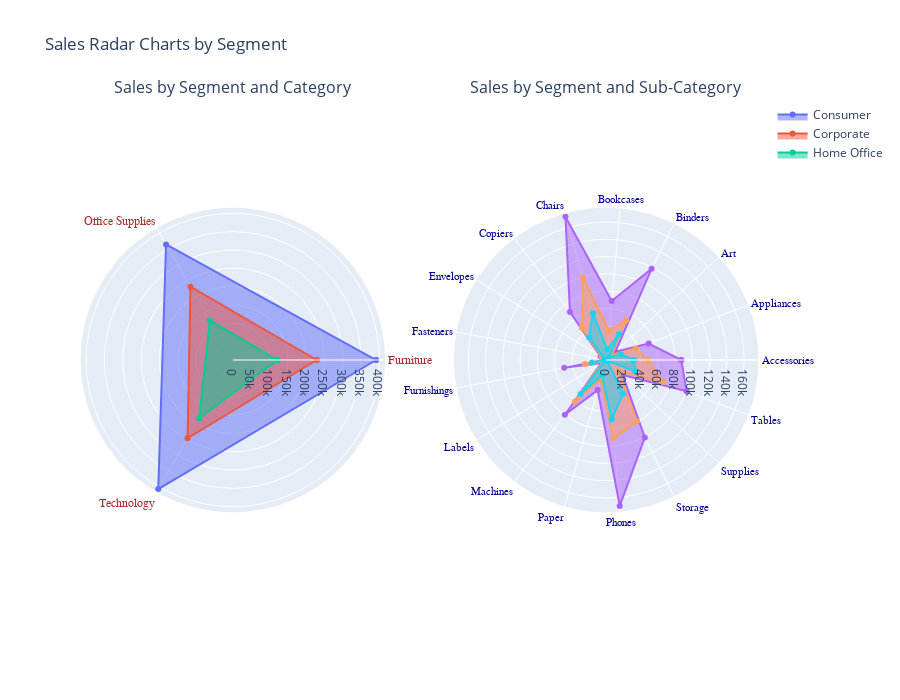

Notebook code for this chart:
### Markdown cell above
### 📈 Insights from Sales Radar Charts

#### 🕹️ Left Chart: Sales by Segment and Category
- The **Consumer segment in the Technology category** stands out as the **strongest sales driver**, much like the engine in a train pulling the rest of the business forward.
- The **Corporate segment** follows, with the **Home Office** segment trailing behind.
- Across **all segments**, **Technology** consistently generates the **highest sales**, showing it's the go-to category regardless of customer type.
- Interestingly, **Furniture** yields the **lowest sales** for both Corporate and Home Office customers — like an overlooked aisle in a big store.
- For **Consumers**, however, **Office Supplies** bring in the lowest sales, suggesting it's not their shopping priority.

#### 🔍 Right Chart: Sales by Segment and Sub-Category
- **Phones** and **Chairs** clearly emerge as the **top-performing sub-categories** across all segments — think of them as the "bestsellers" in the retail catalog.
- The overall pattern of sales across sub-categories appears **remarkably consistent** among all customer segments — like three different shoppers walking through the same store and picking almost identical items.

### Code cell
# Prepare subplot layout with two polar charts side by side
fig = make_subplots(rows=1, cols=2,
                    specs=[[{'type': 'polar'}, {'type': 'polar'}]],
                    subplot_titles=[
                        "Sales by Segment and Category",
                        "Sales by Segment and Sub-Category"
                    ])

# ---------- First chart: Segment vs Category ----------
agg1 = df.groupby(['Segment', 'Category'])['Sales'].sum().reset_index()
segments1 = agg1['Segment'].unique()
categories1 = agg1['Category'].unique()

for seg in segments1:
    r_values = []
    for cat in categories1:
        val = agg1[(agg1['Segment'] == seg) & (agg1['Category'] == cat)]['Sales']
        r_values.append(val.values[0] if not val.empty else 0)

    fig.add_trace(go.Scatterpolar(
        r=r_values + [r_values[0]],
        theta=list(categories1) + [categories1[0]],
        fill='toself',
        name=seg,
        subplot='polar'
    ), row=1, col=1)

# ---------- Second chart: Segment vs Sub-Category ----------
agg2 = df.groupby(['Segment', 'Sub-Category'])['Sales'].sum().reset_index()
segments2 = agg2['Segment'].unique()
categories2 = agg2['Sub-Category'].unique()

for seg in segments2:
    r_values = []
    for cat in categories2:
        val = agg2[(agg2['Segment'] == seg) & (agg2['Sub-Category'] == cat)]['Sales']
        r_values.append(val.values[0] if not val.empty else 0)
    fig.add_trace(go.Scatterpolar(
        r=r_values + [r_values[0]],
        theta=list(categories2) + [categories2[0]],
        fill='toself',
        name=seg,
        showlegend=False,  # Legend already shown in first plot
        subplot='polar2'
    ), row=1, col=2)

# Update layout
fig.update_layout(
    height=700,
    title_text="Sales Radar Charts by Segment",
    showlegend=True,
    polar=dict(
        radialaxis=dict(visible=True),
        angularaxis=dict(tickfont=dict(size=12,color='brown', family='Comic')) 
    ),
    polar2=dict(
        radialaxis=dict(visible=True),
        angularaxis=dict(tickfont=dict(size=11,color='darkblue', family='Verdana'))  
    )
)

fig.show()

### Figure 1 — Plotly figure (JSON) as saved in the notebook; plotly's stock layout.template omitted (floating-point values rounded to 4 significant figures)
{"data": [{"fill": "toself", "name": "Consumer", "r": [391000.0, 364000.0, 406400.0, 391000.0], "subplot": "polar", "theta": ["Furniture", "Office Supplies", "Technology", "Furniture"], "type": "scatterpolar"}, {"fill": "toself", "name": "Corporate", "r": [229000.0, 230700.0, 246500.0, 229000.0], "subplot": "polar", "theta": ["Furniture", "Office Supplies", "Technology", "Furniture"], "type": "scatterpolar"}, {"fill": "toself", "name": "Home Office", "r": [121900.0, 124400.0, 183300.0, 121900.0], "subplot": "polar", "theta": ["Furniture", "Office Supplies", "Technology", "Furniture"], "type": "scatterpolar"}, {"fill": "toself", "name": "Consumer", "r": [87110.0, 52820.0, 14250.0, 118200.0, 68630.0, 172900.0, 69820.0, 7771.0, 1681.0, 49620.0, 6709.0, 79540.0, 36320.0, 169900.0, 100500.0, 25740.0, 99930.0, 87110.0], "showlegend": false, "subplot": "polar2", "theta": ["Accessories", "Appliances", "Art", "Binders", "Bookcases", "Chairs", "Copiers", "Envelopes", "Fasteners", "Furnishings", "Labels", "Machines", "Paper", "Phones", "Storage", "Supplies", "Tables", "Accessories"], "type": "scatterpolar"}, {"fill": "toself", "name": "Corporate", "r": [48190.0, 36590.0, 8590.0, 51560.0, 34010.0, 99140.0, 46830.0, 5943.0, 783.3, 25000.0, 4102.0, 60280.0, 23880.0, 91150.0, 79790.0, 19440.0, 70870.0, 48190.0], "showlegend": false, "subplot": "polar2", "theta": ["Accessories", "Appliances", "Art", "Binders", "Bookcases", "Chairs", "Copiers", "Envelopes", "Fasteners", "Furnishings", "Labels", "Machines", "Paper", "Phones", "Storage", "Supplies", "Tables", "Accessories"], "type": "scatterpolar"}, {"fill": "toself", "name": "Home Office", "r": [32080.0, 18120.0, 4276.0, 33690.0, 12240.0, 56450.0, 32880.0, 2763.0, 560.0, 17080.0, 1675.0, 49420.0, 18270.0, 68920.0, 43560.0, 1497.0, 36160.0, 32080.0], "showlegend": false, "subplot": "polar2", "theta": ["Accessories", "Appliances", "Art", "Binders", "Bookcases", "Chairs", "Copiers", "Envelopes", "Fasteners", "Furnishings", "Labels", "Machines", "Paper", "Phones", "Storage", "Supplies", "Tables", "Accessories"], "type": "scatterpolar"}], "layout": {"annotations": [{"font": {"size": 16}, "showarrow": false, "text": "Sales by Segment and Category", "x": 0.225, "xanchor": "center", "xref": "paper", "y": 1, "yanchor": "bottom", "yref": "paper"}, {"font": {"size": 16}, "showarrow": false, "text": "Sales by Segment and Sub-Category", "x": 0.775, "xanchor": "center", "xref": "paper", "y": 1, "yanchor": "bottom", "yref": "paper"}], "height": 700, "polar": {"angularaxis": {"tickfont": {"color": "brown", "family": "Comic", "size": 12}}, "domain": {"x": [0, 0.45], "y": [0, 1]}, "radialaxis": {"visible": true}}, "polar2": {"angularaxis": {"tickfont": {"color": "darkblue", "family": "Verdana", "size": 11}}, "domain": {"x": [0.55, 1], "y": [0, 1]}, "radialaxis": {"visible": true}}, "showlegend": true, "title": {"text": "Sales Radar Charts by Segment"}}}
